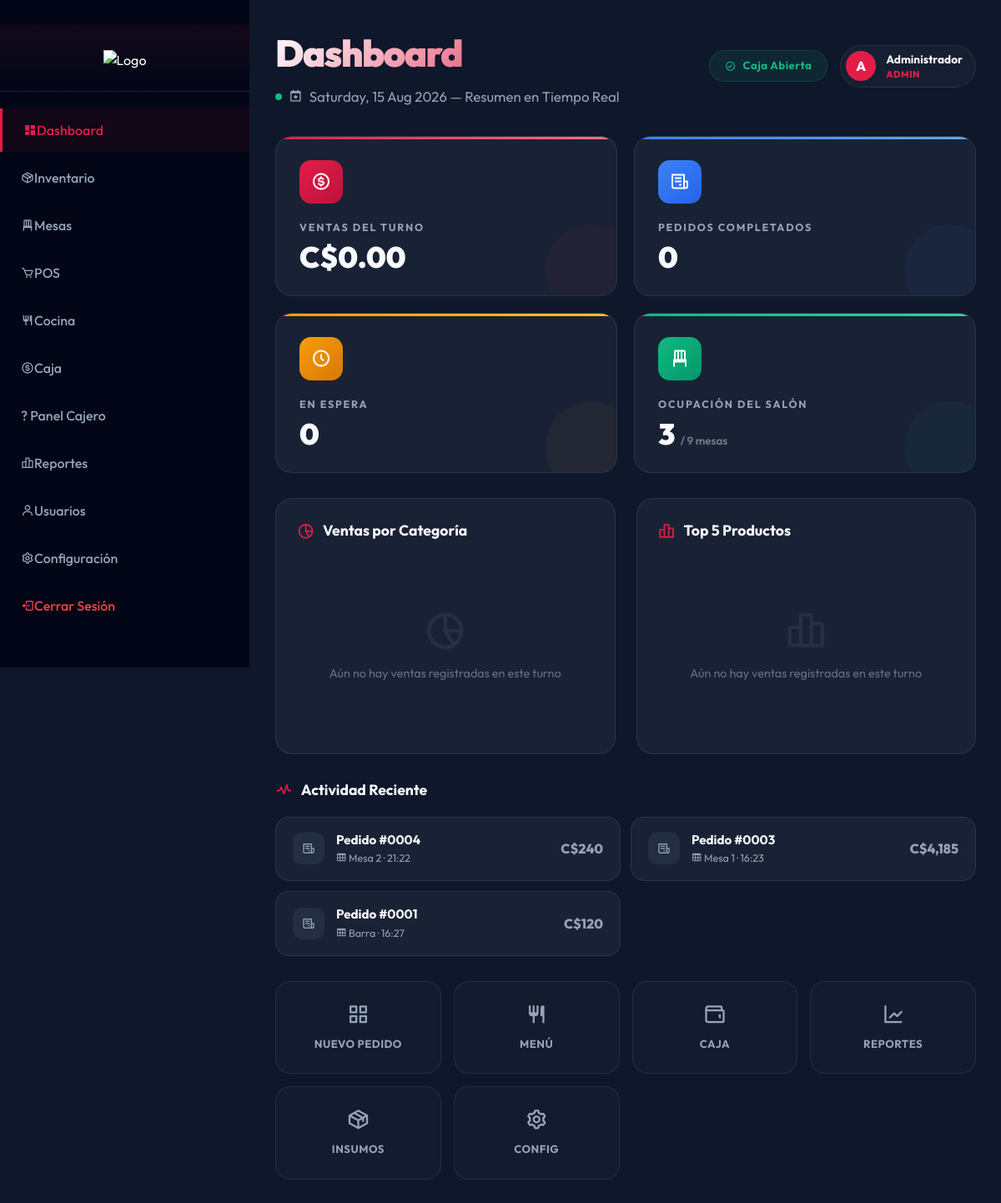
The app's page /inicio.php (signed in) with its own data.
### tables this page shows
CREATE TABLE IF NOT EXISTS modules (
    id INT AUTO_INCREMENT PRIMARY KEY,
    module_key VARCHAR(50) UNIQUE NOT NULL,
    name VARCHAR(100) NOT NULL,
    icon VARCHAR(10) DEFAULT '',
    file_path VARCHAR(100) NOT NULL,
    display_order INT DEFAULT 0,
    is_active TINYINT(1) DEFAULT 1,
    created_at TIMESTAMP DEFAULT CURRENT_TIMESTAMP
);

CREATE TABLE `roles` (
  `id` int(11) NOT NULL AUTO_INCREMENT,
  `name` varchar(50) NOT NULL,
  PRIMARY KEY (`id`),
  UNIQUE KEY `name` (`name`)
);

CREATE TABLE `orders` (
  `id` int(11) NOT NULL AUTO_INCREMENT,
  `table_id` int(11) NOT NULL,
  `user_id` int(11) NOT NULL,
  `total` decimal(10,2) NOT NULL DEFAULT 0.00,
  `status` enum('pending','completed','cancelled','draft','preparing','ready','picked_up','delivered') DEFAULT 'draft',
  `date_created` timestamp NOT NULL DEFAULT current_timestamp(),
  `payment_requested` tinyint(1) DEFAULT 0,
  PRIMARY KEY (`id`),
  KEY `table_id` (`table_id`),
  KEY `user_id` (`user_id`),
  CONSTRAINT `orders_ibfk_1` FOREIGN KEY (`table_id`) REFERENCES `tables` (`id`) ON UPDATE CASCADE,
  CONSTRAINT `orders_ibfk_2` FOREIGN KEY (`user_id`) REFERENCES `users` (`id`) ON UPDATE CASCADE
);

CREATE TABLE `tables` (
  `id` int(11) NOT NULL AUTO_INCREMENT,
  `name` varchar(50) NOT NULL,
  `status` enum('available','occupied','reserved') DEFAULT 'available',
  PRIMARY KEY (`id`),
  UNIQUE KEY `name` (`name`)
);

### inicio.php (the view, shortened to what the rows shown need)
<?php
require_once __DIR__ . '/config/db.php';
require_once __DIR__ . '/includes/modules_helper.php';
$recent_orders = $pdo->query('
    SELECT o.id, o.status, o.date_created, t.name as table_name,
           COALESCE(SUM(od.quantity * od.price), 0) as total
    FROM orders o
    LEFT JOIN tables t ON o.table_id = t.id
    LEFT JOIN order_details od ON o.id = od.order_id
    GROUP BY o.id
    ORDER BY o.date_created DESC
    LIMIT 6
')->fetchAll();
$stmt = $pdo->prepare('SELECT name FROM roles WHERE id = ?');
$stmt->execute([$_SESSION['role_id']]);
$user_role_name = $stmt->fetchColumn() ?: 'Usuario';
include __DIR__ . '/includes/header.php';
?>
<div class="dashboard-wrapper">
    <?php include __DIR__ . '/includes/sidebar.php'; ?>
    <main class="main-content">
        <div class="dash-header">
            <div>
                <h1 class="dash-title">Dashboard</h1>
            </div>
            <div style="display: flex; align-items: center; gap: 15px;">
                <div class="fc-user-pill">
                    <div class="fc-user-info">
                        <span class="name"><?= htmlspecialchars($_SESSION['name']) ?></span>
                        <span class="role"><?= htmlspecialchars($user_role_name) ?></span>
                    </div>
                </div>
            </div>
        </div>
        <?php if (!empty($recent_orders)): ?>
        <div class="activity-section">
            <div class="activity-list">
                <?php foreach ($recent_orders as $order):
                    $status_colors = ['pending' => '#f59e0b', 'completed' => '#10b981', 'cancelled' => '#ef4444', 'preparing' => '#3b82f6'];
                    $status_icons = ['pending' => 'bx-time-five', 'completed' => 'bx-check-circle', 'cancelled' => 'bx-x-circle', 'preparing' => 'bx-loader-alt'];
                    $sc = $status_colors[$order['status']] ?? '#94a3b8';
                    $si = $status_icons[$order['status']] ?? 'bx-receipt';
                ?>
                <div class="activity-item">
                    <div class="activity-left">
                        <div class="activity-icon" style="background: <?= $sc ?>15; color: <?= $sc ?>;">
                            <i class='bx <?= $si ?>'></i>
                        </div>
                        <div>
                            <div class="activity-name">Pedido #<?= str_pad($order['id'], 4, '0', STR_PAD_LEFT) ?></div>
                            <div class="activity-meta">
                                <i class='bx bx-table'></i> <?= htmlspecialchars($order['table_name'] ?? 'Para llevar') ?> · <?= date('H:i', strtotime($order['date_created'])) ?>
                            </div>
                        </div>
                    </div>
                    <div class="activity-amount" style="color: <?= $sc ?>;">C$<?= number_format($order['total'], 0) ?></div>
                </div>
                <?php endforeach; ?>
            </div>
        </div>
        <?php endif; ?>
    </main>
</div>
<?php include __DIR__ . '/includes/footer.php'; ?>

### includes/sidebar.php (shortened to what the rows shown need)
<?php
require_once __DIR__ . '/modules_helper.php';
$current_page = basename($_SERVER['PHP_SELF']);
$user_modules = [];
if (modulesTableExists($pdo)) {
    $user_modules = getUserModules($pdo, $_SESSION['role_id']);
}
$use_legacy = empty($user_modules);
function getIcon($page)
{
    switch ($page) {
        case 'inicio.php':
            return "<i class='bx bxs-dashboard'></i>";
        case 'productos.php':
            return "<i class='bx bx-package'></i>";
        case 'mesas.php':
            return "<i class='bx bx-chair'></i>";
        case 'venta.php':
            return "<i class='bx bx-cart'></i>";
        case 'cocina.php':
            return "<i class='bx bx-restaurant'></i>";
        case 'caja.php':
            return "<i class='bx bx-dollar-circle'></i>";
        case 'reportes.php':
            return "<i class='bx bx-bar-chart-alt-2'></i>";
        case 'usuarios.php':
            return "<i class='bx bx-user'></i>";
        case 'configuracion.php':
            return "<i class='bx bx-cog'></i>";
        default:
            return "<i class='bx bx-circle'></i>";
    }
}
?>
<aside class="sidebar">
    <ul class="sidebar-menu">
        <?php if ($use_legacy): ?>
            <?php if ($_SESSION['role_id'] == 1 || $_SESSION['role_id'] == 5):  ?>
                <li><a href="inicio.php"
                        class="<?= $current_page == 'inicio.php' ? 'active' : '' ?>"><?= getIcon('inicio.php') ?> Dashboard</a>
                </li>
                <li><a href="productos.php"
                        class="<?= $current_page == 'productos.php' ? 'active' : '' ?>"><?= getIcon('productos.php') ?>
                        Menú</a>
                </li>
                <li><a href="inventario_insumos.php"
                        class="<?= $current_page == 'inventario_insumos.php' ? 'active' : '' ?>"><?= getIcon('inventario_insumos.php') ?>
                        Insumos</a></li>
                <li><a href="gestion_recetas.php"
                        class="<?= $current_page == 'gestion_recetas.php' ? 'active' : '' ?>"><?= getIcon('gestion_recetas.php') ?>
                        Recetas/Costos</a></li>
            <?php endif; ?>
            <?php if ($_SESSION['role_id'] == 1 || $_SESSION['role_id'] == 5 || $_SESSION['role_id'] == 2):  ?>
                <li><a href="mesas.php" class="<?= $current_page == 'mesas.php' ? 'active' : '' ?>"><?= getIcon('mesas.php') ?>
                        Mesas</a></li>
            <?php endif; ?>
            <?php if ($_SESSION['role_id'] == 1 || $_SESSION['role_id'] == 5):  ?>
                <!-- <li><a href="mesas.php?tab=libre"
                        class="<?= $current_page == 'venta.php' ? 'active' : '' ?>"><?= getIcon('venta.php') ?>
                        POS</a></li> -->
                <li><a href="cocina.php"
                        class="<?= $current_page == 'cocina.php' ? 'active' : '' ?>"><?= getIcon('cocina.php') ?> Cocina</a>
                </li>
                <li><a href="caja.php" class="<?= $current_page == 'caja.php' ? 'active' : '' ?>"><?= getIcon('caja.php') ?>
                        Caja</a></li>
                <li><a href="cuentas.php" class="<?= $current_page == 'cuentas.php' ? 'active' : '' ?>"><i
                            class='bx bx-receipt'></i>
                        Cuentas</a></li>
                <li><a href="pedidosya.php"
                        class="<?= $current_page == 'pedidosya.php' || $current_page == 'factura_pedidosya.php' ? 'active' : '' ?>"><?= getIcon('pedidosya.php') ?>
                        PedidosYa</a></li>
                <li><a href="reportes.php"
                        class="<?= $current_page == 'reportes.php' ? 'active' : '' ?>"><?= getIcon('reportes.php') ?>
                        Reportes</a></li>
                <li><a href="usuarios.php"
                        class="<?= $current_page == 'usuarios.php' ? 'active' : '' ?>"><?= getIcon('usuarios.php') ?>
                        Usuarios</a></li>
                <li><a href="configuracion.php"
                        class="<?= $current_page == 'configuracion.php' ? 'active' : '' ?>"><?= getIcon('configuracion.php') ?>
                        Configuración</a></li>
            <?php endif; ?>
        <?php else: ?>
            <?php foreach ($user_modules as $module): ?>
                <?php
                if (
                    strpos($module['module_key'], 'config_') === 0 ||
                    in_array($module['module_key'], ['inventory_edit', 'inventory_delete', 'pedido_libre', 'pedidosya'])
                ) {
                    continue;
                }
                $is_active = ($current_page == $module['file_path']);
                $mappedIcon = getIcon($module['file_path']);
                if (strpos($mappedIcon, 'bx-circle') !== false && !empty($module['icon'])) {
                    $mappedIcon = $module['icon'];
                }
                ?>
                <li>
                    <a href="<?= htmlspecialchars($module['file_path']) ?>" class="<?= $is_active ? 'active' : '' ?>">
                        <?= $mappedIcon ?>         <?= htmlspecialchars($module['name']) ?>
                    </a>
                </li>
            <?php endforeach; ?>
        <?php endif; ?>
    </ul>
</aside>

### records on screen
modules: file_path "inicio.php" (drawn), name "Dashboard"
modules: file_path "productos.php" (drawn), name "Inventario"
modules: file_path "mesas.php" (drawn), name "Mesas"
modules: file_path "venta.php" (drawn), name "POS"
modules: file_path "cocina.php" (drawn), name "Cocina"
modules: file_path "caja.php" (drawn), name "Caja"
modules: icon "?", name "Panel Cajero"
modules: file_path "reportes.php" (drawn), name "Reportes"
modules: file_path "usuarios.php" (drawn), name "Usuarios"
modules: name "Configuración"
roles: name "ADMIN"
orders: id "0004", table.name "Mesa 2", date_created "21:22", total "240"
orders: id "0003", table.name "Mesa 1", date_created "16:23", total "4,185"
orders: id "0001", table.name "Barra", date_created "16:27", total "120"

### other values on screen
substr($_SESSION['name'], 0, 1) "A"
$_SESSION['name'] "Administrador"
$total_sales "0.00"
$total_orders "0"
$pending_orders "0"
$active_tables "3"
$total_tables "9"
